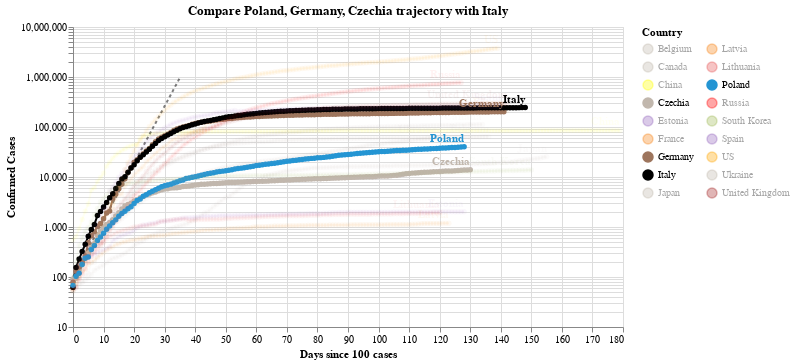

This figure's notebook cell:
### Code cell
#hide_input
chart2 = make_since_chart(dff2,['Poland', 'Germany', 'Czechia'], baseline_countries)
chart2

### Figure 1 — Vega-Lite specification as saved in the notebook (floating-point values rounded to 4 significant figures; data arrays with more than 128 entries replaced by an {"elided": "..."} marker saying what was removed)
{"config": {"view": {"continuousWidth": 400, "continuousHeight": 300}}, "layer": [{"data": {"name": "data-628230001892d6798b50651be41d1b3e"}, "mark": {"type": "line", "color": "black", "opacity": 0.5, "strokeDash": [3, 3]}, "encoding": {"x": {"type": "quantitative", "field": "Days since 100 cases"}, "y": {"type": "quantitative", "field": "Confirmed Cases"}}}, {"data": {"name": "data-1e1aad5b1aed8a571a6ca97a081b23ec"}, "mark": {"type": "line", "point": true}, "encoding": {"color": {"type": "nominal", "field": "Country", "legend": {"columns": 2}, "scale": {"domain": ["Belgium", "Canada", "China", "Czechia", "Estonia", "France", "Germany", "Italy", "Japan", "Latvia", "Lithuania", "Poland", "Russia", "South Korea", "Spain", "US", "Ukraine", "United Kingdom"], "range": ["#C1B7AD", "#C1B7AD", "yellow", "#C1B7AD", "#9467bd", "#F58518", "#9D755D", "black", "#C1B7AD", "#F58518", "#E45756", "#2495D3", "red", "#A1BA59", "#9467bd", "orange", "#C1B7AD", "brown"]}}, "opacity": {"condition": {"value": 1, "selection": "selector002"}, "value": 0.05}, "tooltip": [{"type": "nominal", "field": "Country"}, {"type": "temporal", "field": "Date"}, {"type": "quantitative", "field": "Confirmed Cases"}, {"type": "quantitative", "field": "Days since 100 cases"}], "x": {"type": "quantitative", "field": "Days since 100 cases"}, "y": {"type": "quantitative", "field": "Confirmed Cases", "scale": {"type": "log"}}}, "selection": {"selector002": {"type": "multi", "fields": ["Country"], "bind": "legend", "init": [{"Country": "Poland"}, {"Country": "Germany"}, {"Country": "Czechia"}, {"Country": "Italy"}]}}, "width": 550}, {"data": {"name": "data-1e1aad5b1aed8a571a6ca97a081b23ec"}, "mark": {"type": "text", "align": "right", "dy": -8, "fontWeight": "bold"}, "encoding": {"color": {"type": "nominal", "field": "Country", "legend": {"columns": 2}, "scale": {"domain": ["Belgium", "Canada", "China", "Czechia", "Estonia", "France", "Germany", "Italy", "Japan", "Latvia", "Lithuania", "Poland", "Russia", "South Korea", "Spain", "US", "Ukraine", "United Kingdom"], "range": ["#C1B7AD", "#C1B7AD", "yellow", "#C1B7AD", "#9467bd", "#F58518", "#9D755D", "black", "#C1B7AD", "#F58518", "#E45756", "#2495D3", "red", "#A1BA59", "#9467bd", "orange", "#C1B7AD", "brown"]}}, "opacity": {"condition": {"value": 1, "selection": "selector002"}, "value": 0.05}, "text": {"type": "nominal", "field": "Country"}, "tooltip": [{"type": "nominal", "field": "Country"}, {"type": "temporal", "field": "Date"}, {"type": "quantitative", "field": "Confirmed Cases"}, {"type": "quantitative", "field": "Days since 100 cases"}], "x": {"type": "quantitative", "field": "Days since 100 cases"}, "y": {"type": "quantitative", "field": "Confirmed Cases", "scale": {"type": "log"}}}, "transform": [{"filter": "(datum['Date'] >= 1595116800000)"}], "width": 550}], "title": "Compare Poland, Germany, Czechia trajectory with Italy", "$schema": "https://vega.github.io/schema/vega-lite/v4.0.2.json", "datasets": {"data-628230001892d6798b50651be41d1b3e": [{"Days since 100 cases": 0, "Confirmed Cases": 100.0}, {"Days since 100 cases": 1, "Confirmed Cases": 130.0}, {"Days since 100 cases": 2, "Confirmed Cases": 169.0}, {"Days since 100 cases": 3, "Confirmed Cases": 219.7}, {"Days since 100 cases": 4, "Confirmed Cases": 285.6}, {"Days since 100 cases": 5, "Confirmed Cases": 371.3}, {"Days since 100 cases": 6, "Confirmed Cases": 482.7}, {"Days since 100 cases": 7, "Confirmed Cases": 627.5}, {"Days since 100 cases": 8, "Confirmed Cases": 815.7}, {"Days since 100 cases": 9, "Confirmed Cases": 1060.0}, {"Days since 100 cases": 10, "Confirmed Cases": 1379.0}, {"Days since 100 cases": 11, "Confirmed Cases": 1792.0}, {"Days since 100 cases": 12, "Confirmed Cases": 2330.0}, {"Days since 100 cases": 13, "Confirmed Cases": 3029.0}, {"Days since 100 cases": 14, "Confirmed Cases": 3937.0}, {"Days since 100 cases": 15, "Confirmed Cases": 5119.0}, {"Days since 100 cases": 16, "Confirmed Cases": 6654.0}, {"Days since 100 cases": 17, "Confirmed Cases": 8650.0}, {"Days since 100 cases": 18, "Confirmed Cases": 11250.0}, {"Days since 100 cases": 19, "Confirmed Cases": 14620.0}, {"Days since 100 cases": 20, "Confirmed Cases": 19000.0}, {"Days since 100 cases": 21, "Confirmed Cases": 24710.0}, {"Days since 100 cases": 22, "Confirmed Cases": 32120.0}, {"Days since 100 cases": 23, "Confirmed Cases": 41750.0}, {"Days since 100 cases": 24, "Confirmed Cases": 54280.0}, {"Days since 100 cases": 25, "Confirmed Cases": 70560.0}, {"Days since 100 cases": 26, "Confirmed Cases": 91730.0}, {"Days since 100 cases": 27, "Confirmed Cases": 119300.0}, {"Days since 100 cases": 28, "Confirmed Cases": 155000.0}, {"Days since 100 cases": 29, "Confirmed Cases": 201500.0}, {"Days since 100 cases": 30, "Confirmed Cases": 262000.0}, {"Days since 100 cases": 31, "Confirmed Cases": 340600.0}, {"Days since 100 cases": 32, "Confirmed Cases": 442800.0}, {"Days since 100 cases": 33, "Confirmed Cases": 575600.0}, {"Days since 100 cases": 34, "Confirmed Cases": 748300.0}, {"Days since 100 cases": 35, "Confirmed Cases": 972800.0}], "data-1e1aad5b1aed8a571a6ca97a081b23ec": {"elided": "2499 records"}}}
